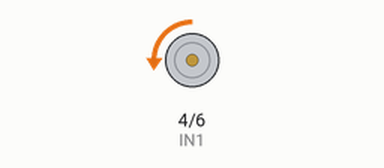
Recording of a sketch running on a simulated Arduino Uno, built with avr-gcc and run on an emulated ATmega328P. Shown: motor-driver pin pairs drawn as motors (green arrow = first pin HIGH = forward, orange = second pin HIGH = backward, longer = more drive, scaled by the enable pin).

Above: at 2.02 s.
At 4.97 s:
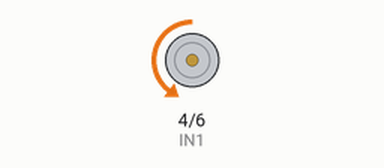
At 7.92 s:
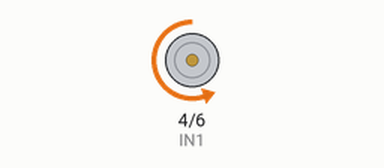
At 13.8 s:
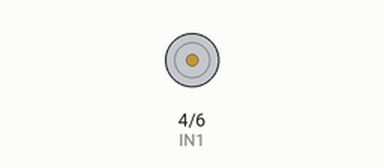
Timing chart, 0 to 16.5 s (numbered marks = the images above):
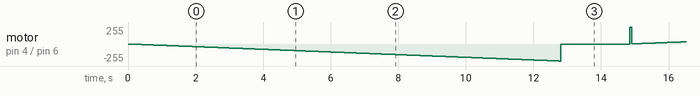

The sketch:

Motor_h__aceleracion_de_velocidad.ino
```cpp
int IN1 = 4;    //Se declaran la variable in1
int IN2 = 6;    //Se declara la variable in2
int ENA = 3;      //Se declara la variable ENA
int VELOCIDAD;    //Se declara la variable velocidad
void setup() {      //Se declaran todas como salidas
pinMode(IN1, OUTPUT);
pinMode(IN2, OUTPUT);
pinMode(ENA,OUTPUT);

}

void loop() {
  for( VELOCIDAD = 0; VELOCIDAD < 256; VELOCIDAD ++){   //Aumento gradual de la velocidad
   analogWrite(ENA, VELOCIDAD);     //Sentido del giro horario
  digitalWrite(IN1, LOW);
  digitalWrite(IN2, HIGH);

delay(50);
  }

digitalWrite(ENA, LOW);   //Se apaga
delay(2000);
 for( VELOCIDAD = 0; VELOCIDAD < 256; VELOCIDAD ++){      //Aumento gradual del giro del motor
   analogWrite(ENA, VELOCIDAD);     //Giro en el sentido contrario
  digitalWrite(IN1, HIGH);
  digitalWrite(IN2, LOW);

delay(50);
 }
 digitalWrite(ENA, LOW);
delay(2000);
}
```
